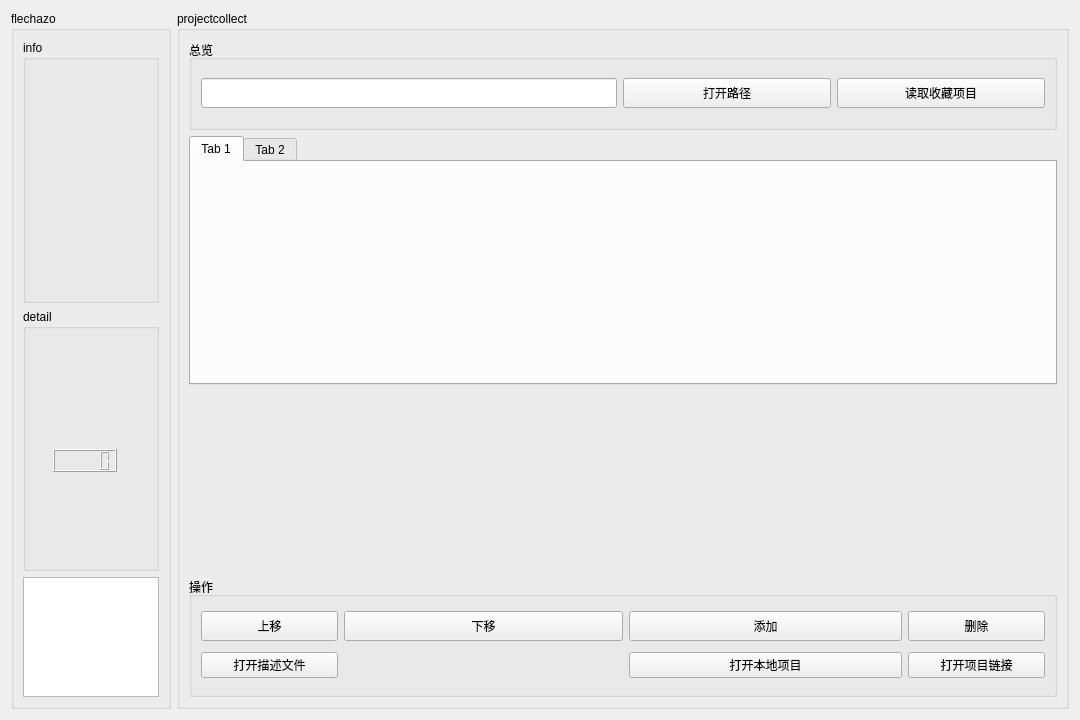
<?xml version="1.0" encoding="UTF-8"?>
<ui version="4.0">
 <class>ProjectCollect</class>
 <widget class="QWidget" name="ProjectCollect">
  <property name="geometry">
   <rect>
    <x>0</x>
    <y>0</y>
    <width>1080</width>
    <height>720</height>
   </rect>
  </property>
  <property name="minimumSize">
   <size>
    <width>180</width>
    <height>120</height>
   </size>
  </property>
  <property name="windowTitle">
   <string>ProjectCollect</string>
  </property>
  <layout class="QHBoxLayout" name="horizontalLayout">
   <item>
    <widget class="QGroupBox" name="groupBox_sidebar">
     <property name="minimumSize">
      <size>
       <width>120</width>
       <height>0</height>
      </size>
     </property>
     <property name="maximumSize">
      <size>
       <width>160</width>
       <height>16777215</height>
      </size>
     </property>
     <property name="title">
      <string>flechazo</string>
     </property>
     <layout class="QVBoxLayout" name="verticalLayout_2">
      <item>
       <widget class="QGroupBox" name="groupBox_sidebar_info">
        <property name="minimumSize">
         <size>
          <width>0</width>
          <height>60</height>
         </size>
        </property>
        <property name="title">
         <string>info</string>
        </property>
       </widget>
      </item>
      <item>
       <widget class="QGroupBox" name="groupBox_sidebar_detail">
        <property name="minimumSize">
         <size>
          <width>0</width>
          <height>240</height>
         </size>
        </property>
        <property name="title">
         <string>detail</string>
        </property>
        <widget class="QLCDNumber" name="lcdNumber">
         <property name="geometry">
          <rect>
           <x>30</x>
           <y>140</y>
           <width>64</width>
           <height>23</height>
          </rect>
         </property>
        </widget>
       </widget>
      </item>
      <item>
       <widget class="QTextBrowser" name="textBrowser_sidebar_log">
        <property name="maximumSize">
         <size>
          <width>16777215</width>
          <height>120</height>
         </size>
        </property>
       </widget>
      </item>
     </layout>
    </widget>
   </item>
   <item>
    <widget class="QGroupBox" name="groupBox_projectcollect">
     <property name="title">
      <string>projectcollect</string>
     </property>
     <layout class="QVBoxLayout" name="verticalLayout">
      <item>
       <widget class="QGroupBox" name="groupBox_projectcollect_config">
        <property name="minimumSize">
         <size>
          <width>0</width>
          <height>90</height>
         </size>
        </property>
        <property name="title">
         <string>总览</string>
        </property>
        <layout class="QGridLayout" name="gridLayout">
         <item row="0" column="2">
          <widget class="QPushButton" name="pushButton_projectcollect_config_open">
           <property name="minimumSize">
            <size>
             <width>0</width>
             <height>30</height>
            </size>
           </property>
           <property name="text">
            <string>打开路径</string>
           </property>
          </widget>
         </item>
         <item row="0" column="0" colspan="2">
          <widget class="QLineEdit" name="lineEdit__projectcollect_config_path">
           <property name="minimumSize">
            <size>
             <width>0</width>
             <height>30</height>
            </size>
           </property>
          </widget>
         </item>
         <item row="0" column="3">
          <widget class="QPushButton" name="pushButton_projectcollect_config_flush">
           <property name="minimumSize">
            <size>
             <width>0</width>
             <height>30</height>
            </size>
           </property>
           <property name="text">
            <string>读取收藏项目</string>
           </property>
          </widget>
         </item>
        </layout>
       </widget>
      </item>
      <item>
       <widget class="QTabWidget" name="tabWidget_projectcollect_list">
        <property name="currentIndex">
         <number>0</number>
        </property>
        <widget class="QWidget" name="tab">
         <attribute name="title">
          <string>Tab 1</string>
         </attribute>
        </widget>
        <widget class="QWidget" name="tab_2">
         <attribute name="title">
          <string>Tab 2</string>
         </attribute>
        </widget>
       </widget>
      </item>
      <item>
       <widget class="QWidget" name="widget_projectcollect_view" native="true">
        <property name="minimumSize">
         <size>
          <width>0</width>
          <height>180</height>
         </size>
        </property>
       </widget>
      </item>
      <item>
       <widget class="QGroupBox" name="groupBox_projectcollect_operate">
        <property name="minimumSize">
         <size>
          <width>0</width>
          <height>120</height>
         </size>
        </property>
        <property name="maximumSize">
         <size>
          <width>16777215</width>
          <height>130</height>
         </size>
        </property>
        <property name="title">
         <string>操作</string>
        </property>
        <layout class="QGridLayout" name="gridLayout_2">
         <item row="0" column="0">
          <widget class="QPushButton" name="pushButton_projectcollect_operate_prev">
           <property name="minimumSize">
            <size>
             <width>0</width>
             <height>30</height>
            </size>
           </property>
           <property name="text">
            <string>上移</string>
           </property>
          </widget>
         </item>
         <item row="0" column="1" colspan="2">
          <widget class="QPushButton" name="pushButton_projectcollect_operate_next">
           <property name="minimumSize">
            <size>
             <width>0</width>
             <height>30</height>
            </size>
           </property>
           <property name="text">
            <string>下移</string>
           </property>
          </widget>
         </item>
         <item row="0" column="3" colspan="2">
          <widget class="QPushButton" name="pushButton_projectcollect_operate_add">
           <property name="minimumSize">
            <size>
             <width>0</width>
             <height>30</height>
            </size>
           </property>
           <property name="text">
            <string>添加</string>
           </property>
          </widget>
         </item>
         <item row="0" column="5">
          <widget class="QPushButton" name="pushButton_projectcollect_operate_delete">
           <property name="minimumSize">
            <size>
             <width>0</width>
             <height>30</height>
            </size>
           </property>
           <property name="text">
            <string>删除</string>
           </property>
          </widget>
         </item>
         <item row="1" column="5">
          <widget class="QPushButton" name="pushButton_projectcollect_operate_openremote">
           <property name="text">
            <string>打开项目链接</string>
           </property>
          </widget>
         </item>
         <item row="1" column="3" colspan="2">
          <widget class="QPushButton" name="pushButton_projectcollect_operate_openlocal">
           <property name="text">
            <string>打开本地项目</string>
           </property>
          </widget>
         </item>
         <item row="1" column="0">
          <widget class="QPushButton" name="pushButton_projectcollect_operate_open">
           <property name="text">
            <string>打开描述文件</string>
           </property>
          </widget>
         </item>
        </layout>
       </widget>
      </item>
     </layout>
    </widget>
   </item>
  </layout>
 </widget>
 <resources/>
 <connections/>
</ui>
